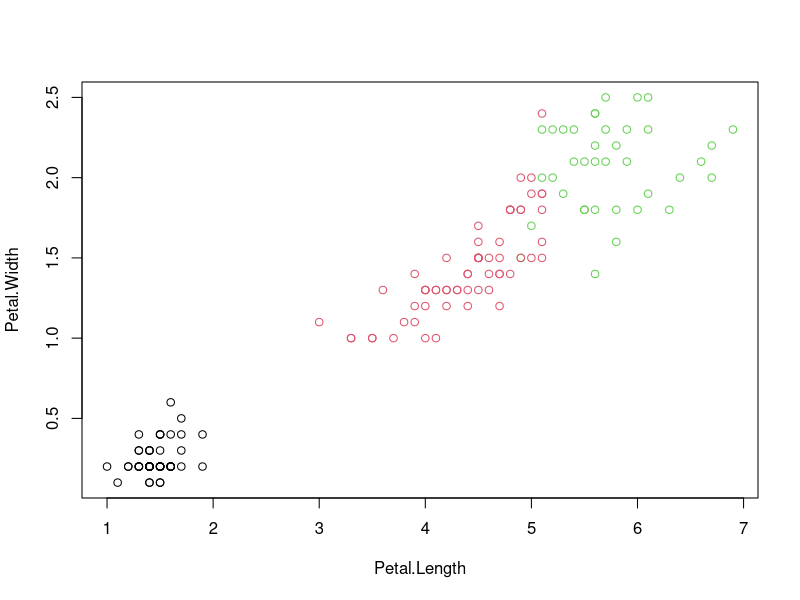
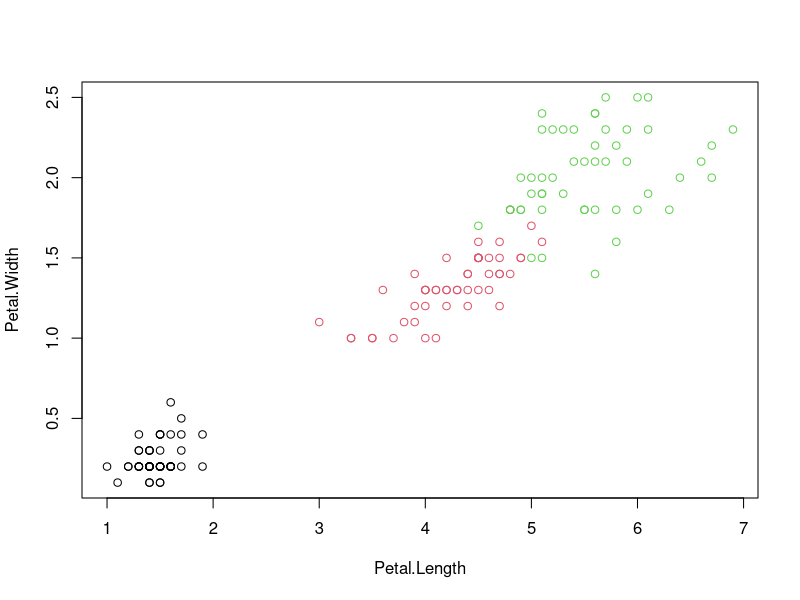
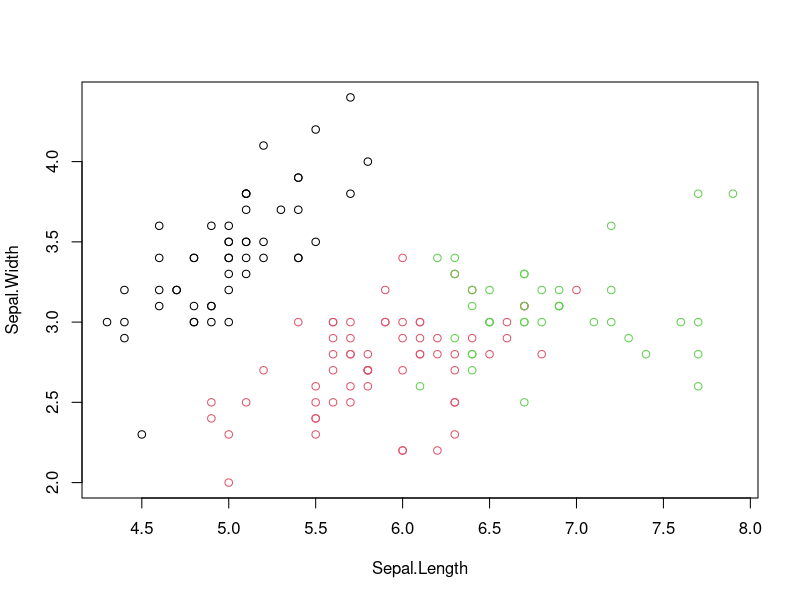
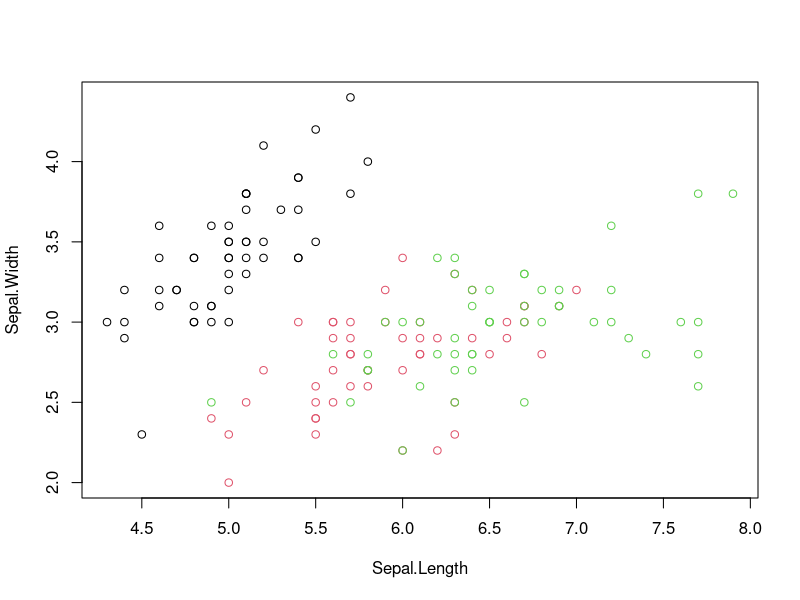

The R source for these figures, in order:
data(iris)

View(iris)

iris.f <- iris

iris.f$Species <- NULL

# kmeans(dataset,how many custers[in this data we already know 3 species ,so 3])

results <- kmeans(iris.f,3)  
results

results$size

results$cluster

table(iris$Species,results$cluster)

# comparison with results to iris data set . this k means is pretty good.

plot(iris[c("Petal.Length","Petal.Width")],col=results$cluster)

plot(iris[c("Petal.Length","Petal.Width")],col=iris$Species)


# comparison with results to iris data set . this k means is pretty good.


plot(iris[c("Sepal.Length","Sepal.Width")],col=results$cluster)

plot(iris[c("Sepal.Length","Sepal.Width")],col=iris$Species)




